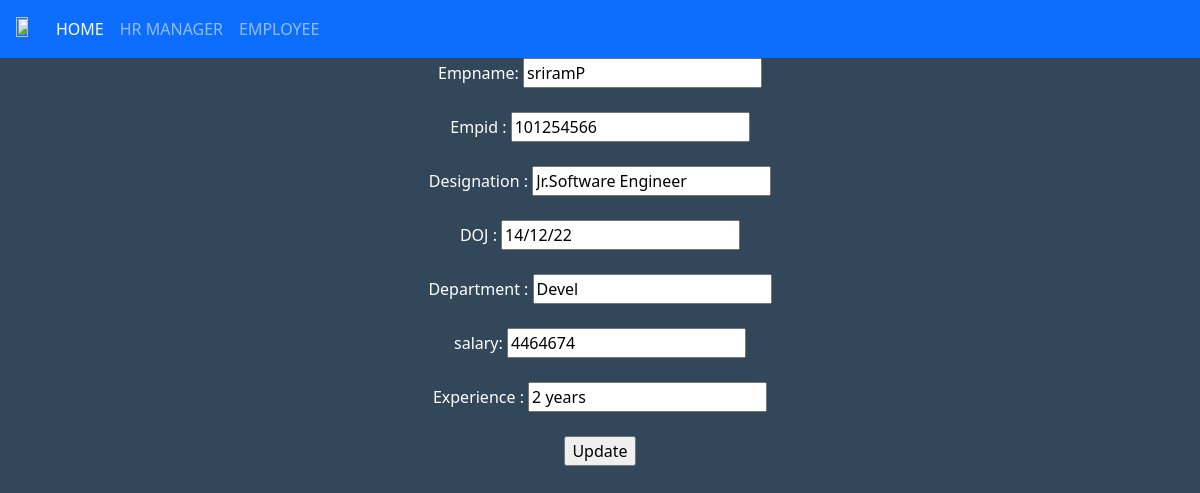
The page /update/8 on the database its author committed.
### a2zapp/models.py (models this page shows)
class empmodel(models.Model):
    EmpName = models.CharField(max_length=75)
    EmpId = models.IntegerField()
    Designation = models.CharField(max_length=50)
    Dateofjoin = models.CharField(max_length=15)
    Department = models.CharField(max_length=75)
    Salary = models.IntegerField()
    Experience = models.CharField(max_length=50)

### a2zapp/views.py (the view)
# urls.py: path('update/<int:id>', views.update),
def update(request, id):
    employee = empmodel.objects.get(id=id)
    if request.method=="POST":
        form=empform(request.POST, instance=employee)
        if form.is_valid():
            form.save()
            return redirect('/empdata')
    return render(request, 'a2zapp/update.html',{'employee': employee})

### a2zapp/middle.py (called while the page is built)
    def __call__(self, request):
        response = self.get_response(request)
        return response

### templates/a2zapp/update.html (shortened to what this page needs)
{%extends 'a2zapp/base.html'%}
{%block body_block%}
{%load static%}
<link rel="stylesheet" href="{%static 'css/styles.css'%}">
<form method="POST">
    Empname: <input type="text" name="EmpName" value="{{employee.EmpName}}"> <br> <br>
    Empid : <input type="text" name="EmpId" value="{{employee.EmpId}}"><br> <br>
    Designation : <input type="text" name="Designation" value="{{employee.Designation}}"><br> <br>
    DOJ : <input type="text" name="Dateofjoin" value="{{employee.Dateofjoin}}"><br> <br>
    Department : <input type="text" name="Department" value="{{employee.Department}}"> <br> <br>
    salary: <input type="text" name="Salary" value="{{employee.Salary}}"> <br> <br>
    Experience : <input type="text" name="Experience" value="{{employee.Experience}}"><br> <br>
    <input type="submit" value="Update">
</form>
{%endblock%}

### static/css/styles.css (style rules this page uses)
body { background-color:#33475b; text-align: center; color: white; }

### rows shown on the page
empmodel: EmpName "sriramP", EmpId "101254566", Designation "Jr.Software Engineer", Dateofjoin "14/12/22", Department "Devel", Salary "4464674", Experience "2 years"
